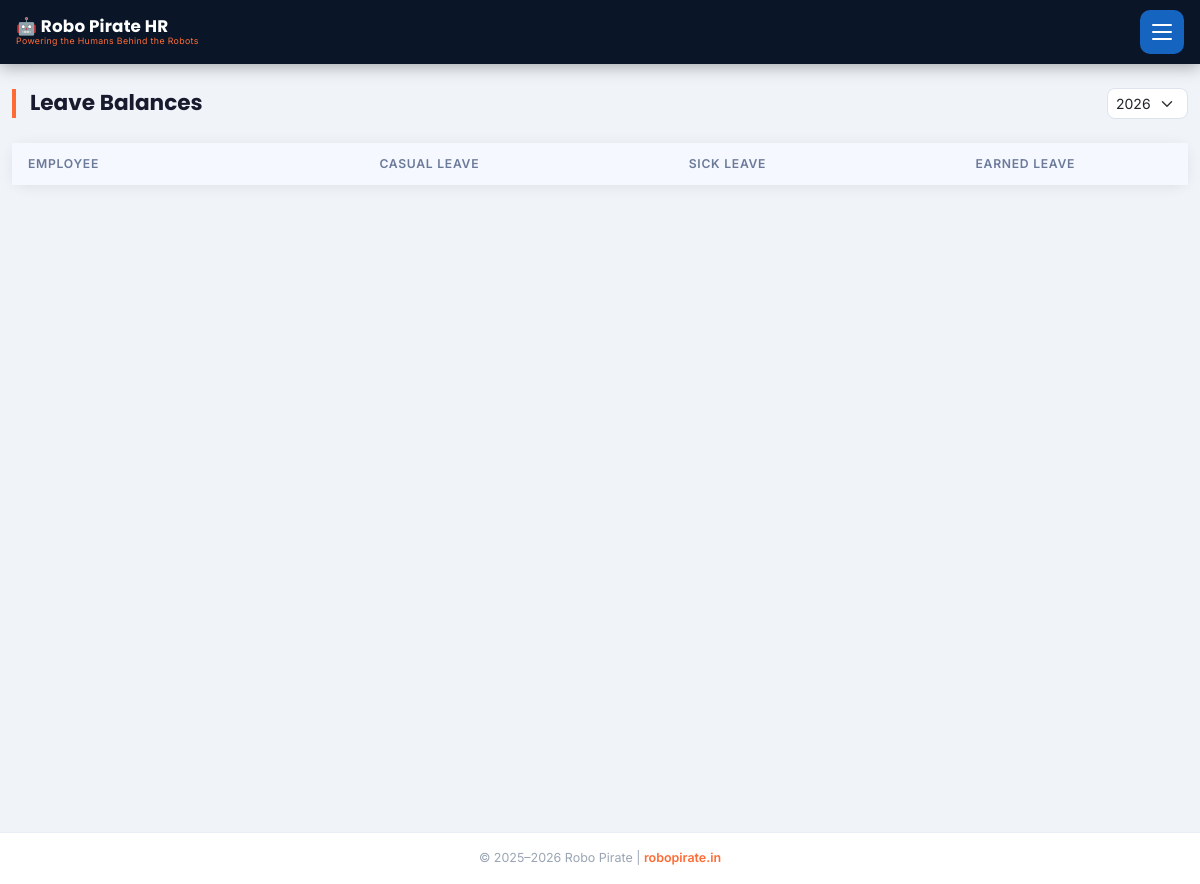
Before: /leaves/balances (signed in) with the older database file.
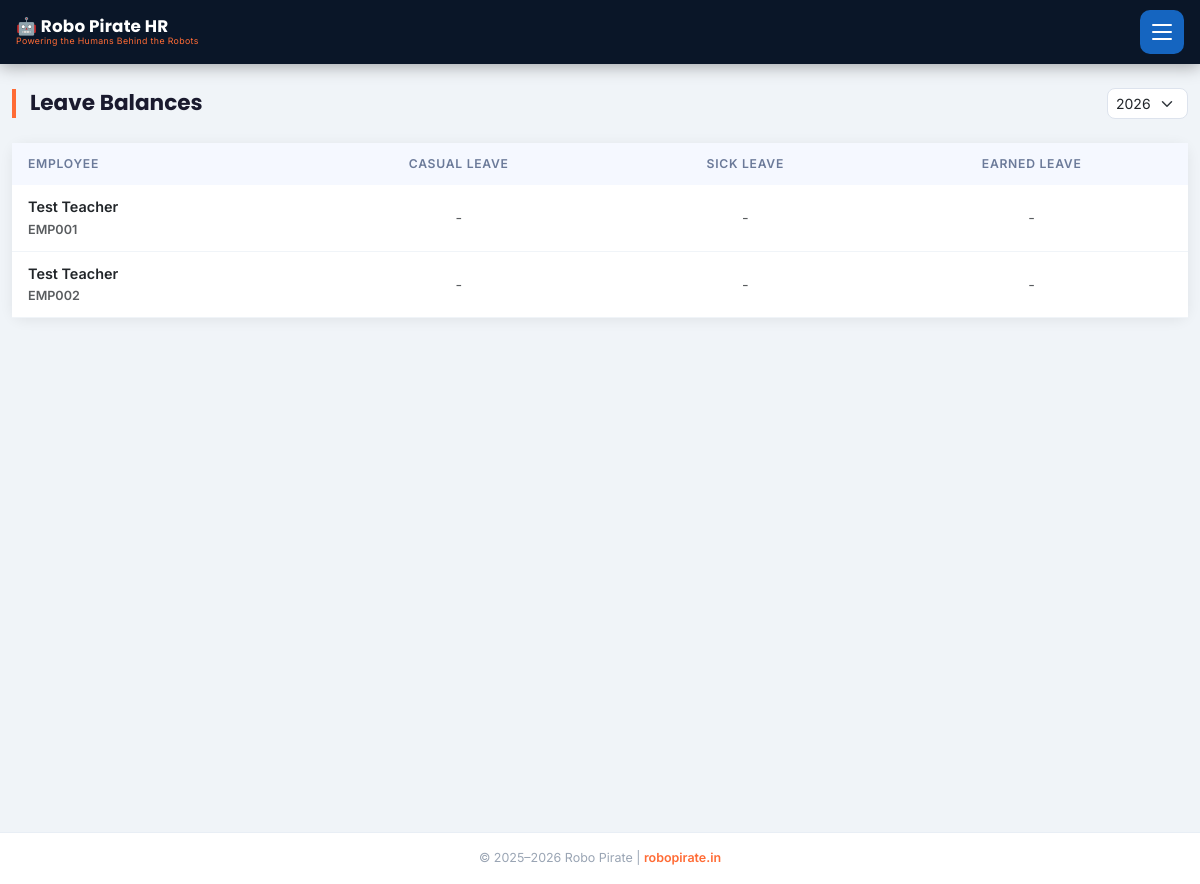
After: the same page with the newer database file.
### models.py (models this page shows, shortened)
class Employee(db.Model):
    __tablename__ = 'employees'
    id = db.Column(db.Integer, primary_key=True)
    emp_id = db.Column(db.String(20), unique=True, nullable=False)
    name = db.Column(db.String(100), nullable=False)
    phone = db.Column(db.String(15), unique=True, nullable=False)
    email = db.Column(db.String(120))
    department_id = db.Column(db.Integer, db.ForeignKey('departments.id'))
    designation = db.Column(db.String(100))
    employee_type = db.Column(db.String(20), default='full_time')  # full_time, contract, part_time
    basic_salary = db.Column(db.Float, default=0.0)
    joining_date = db.Column(db.Date, default=date.today)
    is_active = db.Column(db.Boolean, default=True)
    is_approved = db.Column(db.Boolean, default=False)  # Admin approval required for self-registered
    bank_name = db.Column(db.String(100))
    account_number = db.Column(db.String(30))
    ifsc_code = db.Column(db.String(20))
    pan_number = db.Column(db.String(20))
    aadhar_number = db.Column(db.String(20))
    attendances = db.relationship('Attendance', backref='employee', lazy=True)
    leaves = db.relationship('Leave', backref='employee', lazy=True)
    payrolls = db.relationship('Payroll', backref='employee', lazy=True)
    advances = db.relationship('Advance', backref='employee', lazy=True)
    schools = db.relationship('School', secondary=employee_schools, lazy=True,
                              backref=db.backref('assigned_employees', lazy=True))

### blueprints/admin.py (the view)
@bp.route('/leaves/balances')
@login_required
def leave_balances():
    year = int(request.args.get('year', date.today().year))
    emps = Employee.query.filter_by(is_active=True).order_by(Employee.name).all()
    return render_template('leaves/balances.html', employees=emps, year=year,
                           years=list(range(2020, date.today().year + 2)))

### app.py (called while the page is built)
@app.context_processor
def inject_now():
    return {'now': datetime.now}

@app.before_request
def load_persisted_config():
    global _persisted_config_loaded
    if not _persisted_config_loaded:
        persisted_key = AppConfig.get('FAST2SMS_API_KEY')
        if persisted_key:
            app.config['FAST2SMS_API_KEY'] = persisted_key
        _persisted_config_loaded = True

@login_manager.user_loader
def load_user(user_id):
    return User.query.get(int(user_id))

@app.before_request
def restrict_employee_to_portal():
    if current_user.is_authenticated and not current_user.is_admin:
        allowed = ('/portal', '/employee', '/static', '/api', '/logout')
        if request.path != '/' and not request.path.startswith(allowed):
            return redirect(url_for('portal.portal_dashboard'))

### templates/leaves/balances.html (shortened to what this page needs)
{% extends 'base.html' %}
{% block content %}
<div class="container-fluid py-4">
  <div class="d-flex justify-content-between align-items-center mb-4">
    <h4 class="page-header mb-0">Leave Balances</h4>
    <form method="GET" class="d-flex gap-2 align-items-center">
      <select name="year" class="form-select form-select-sm" onchange="this.form.submit()">
        {% for y in years %}
        <option value="{{ y }}" {% if y == year %}selected{% endif %}>{{ y }}</option>
        {% endfor %}
      </select>
    </form>
  </div>
  <div class="card border-0 shadow-sm">
    <div class="card-body p-0">
      <div class="table-responsive">
        <table class="table table-hover mb-0">
          <thead class="table-light">
            <tr>
              <th>Employee</th>
              <th class="text-center">Casual Leave</th>
              <th class="text-center">Sick Leave</th>
              <th class="text-center">Earned Leave</th>
            </tr>
          </thead>
          <tbody>
            {% for emp in employees %}
            <tr>
              <td class="fw-semibold">
                <div>{{ emp.name }}</div>
                <small class="text-muted">{{ emp.emp_id }}</small>
              </td>
              {% for ltype in ['casual', 'sick', 'earned'] %}
              {% set lb = emp.leave_balances | selectattr('leave_type', 'equalto', ltype) | selectattr('year', 'equalto', year) | first %}
              <td class="text-center">
                {% if lb %}
                <div class="fw-bold fs-5 {{ 'text-success' if lb.remaining_days > 3 else 'text-warning' if lb.remaining_days > 0 else 'text-danger' }}">
                  {{ lb.remaining_days }}
                </div>
                <div class="text-muted small">{{ lb.used_days }}/{{ lb.total_days }}</div>
                {% else %}
                <span class="text-muted">-</span>
                {% endif %}
              </td>
              {% endfor %}
            </tr>
            {% endfor %}
          </tbody>
        </table>
      </div>
    </div>
  </div>
</div>
{% endblock %}

Changed rows visible on the page:
added Employee: name "Test Teacher", emp_id "EMP001"
added Employee: name "Test Teacher", emp_id "EMP002"
